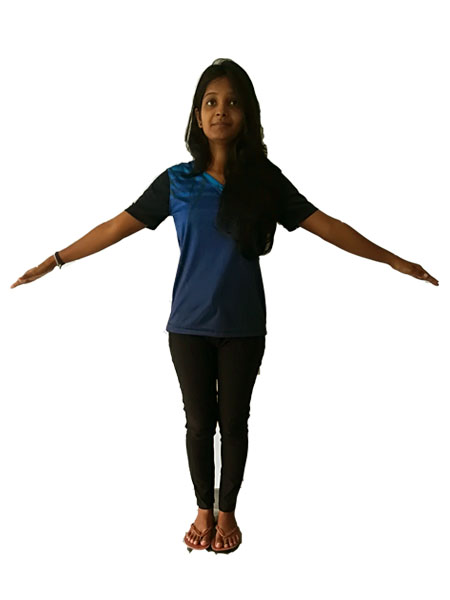
#> input picture Image procesing-calculate dimentional/old Sourse files/contour-extreme-points/sdf.jpg, 450 x 600 px
$ python ww.py   (older library calls are emulated)
#> lines starting #> are read from the running program, lines starting #| are printed output that depends on the picture; after the words box and inside, x2 and y2 are one past the last pixel; in counts of white or black regions, pixels touching at a corner belong together
# USAGE
# python extreme_points.py

# import the necessary packages
import imutils
import cv2

# load the image, convert it to grayscale, and blur it slightly
image = cv2.imread("sdf.jpg")
#> image is the input picture: shape (600, 450, 3); mean B, G, R 217.3, 218.3, 219.1
#image = cv2.IMREAD_GRAYSCALE("qq.jpg")

gray = cv2.cvtColor(image, cv2.COLOR_BGR2GRAY)
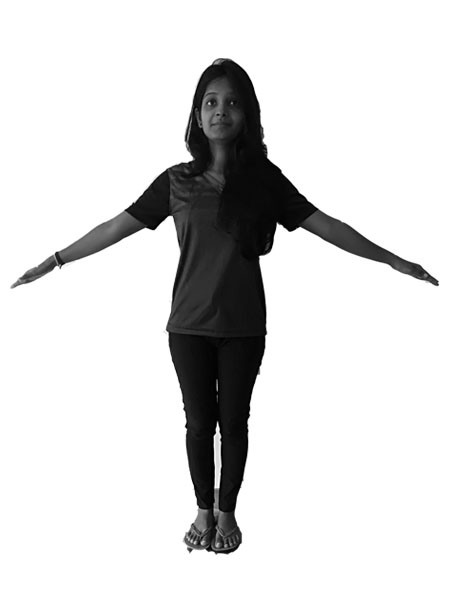
#> gray: shape (600, 450); min 0, max 255, mean 218.4
gray = cv2.GaussianBlur(gray, (5, 5), 0)

# threshold the image, then perform a series of erosions +
# dilations to remove any small regions of noise
thresh = cv2.threshold(gray, 45, 255, cv2.THRESH_BINARY)[1]
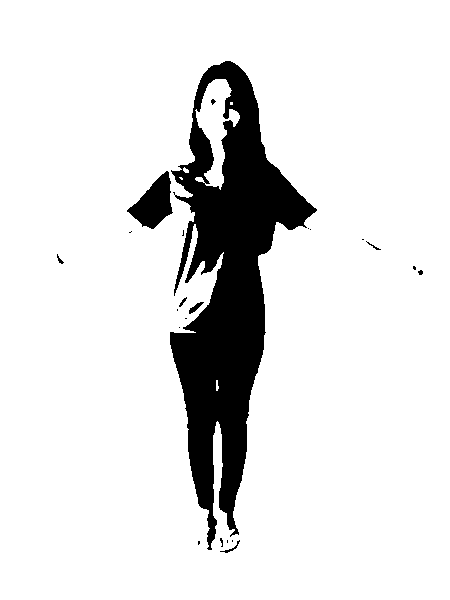
#> thresh: shape (600, 450); 88.6% white; 22 black regions (15 under 20 px), largest, box (x1, y1, x2, y2) and area: (170, 61, 317, 550) 29185, (127, 171, 173, 229) 1397, (189, 302, 204, 314) 69
thresh = cv2.erode(thresh, None, iterations=2)
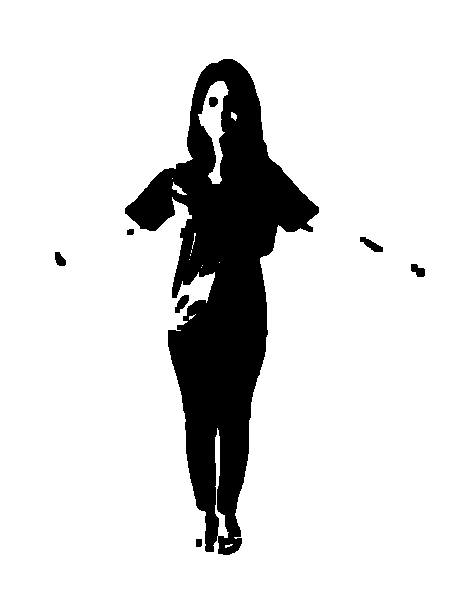
#> thresh: shape (600, 450); 86.1% white; 8 black regions, largest, box (x1, y1, x2, y2) and area: (125, 59, 319, 555) 36728, (360, 237, 383, 252) 162, (175, 295, 189, 313) 140
thresh = cv2.dilate(thresh, None, iterations=2)
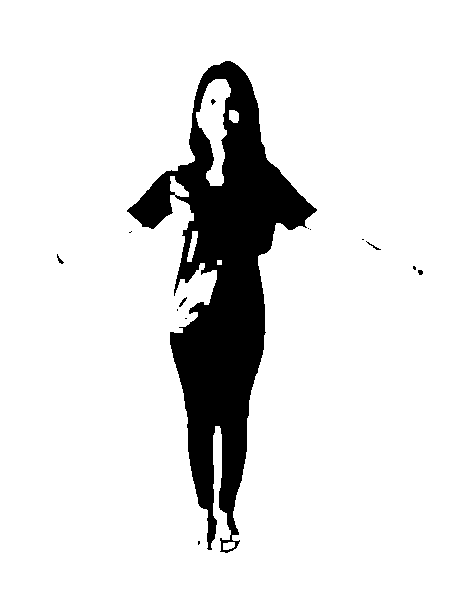
#> thresh: shape (600, 450); 88.3% white; 14 black regions (9 under 20 px)

# find contours in thresholded image, then grab the largest
# one
cnts = cv2.findContours(thresh.copy(), cv2.RETR_EXTERNAL,
	cv2.CHAIN_APPROX_SIMPLE)
#> cnts = 1 contour; box (x1, y1, x2, y2) and area: (0, 0, 450, 600) 268951
cnts = cnts[0] if imutils.is_cv2() else cnts[1]
#> cnts = [[[0, 0], [0, 599], [449, 599], [449, 0]]]
c = max(cnts, key=cv2.contourArea)
#> c = [[0, 0], [0, 599], [449, 599], [449, 0]]

# determine the most extreme points along the contour
extLeft = tuple(c[c[:, :, 0].argmin()][0])
#> extLeft = (0, 0)
extRight = tuple(c[c[:, :, 0].argmax()][0])
#> extRight = (449, 599)
extTop = tuple(c[c[:, :, 1].argmin()][0])
#> extTop = (0, 0)
extBot = tuple(c[c[:, :, 1].argmax()][0])
#> extBot = (0, 599)

# draw the outline of the object, then draw each of the
# extreme points, where the left-most is red, right-most
# is green, top-most is blue, and bottom-most is teal
cv2.drawContours(image, [c], -1, (0, 255, 255), 2)
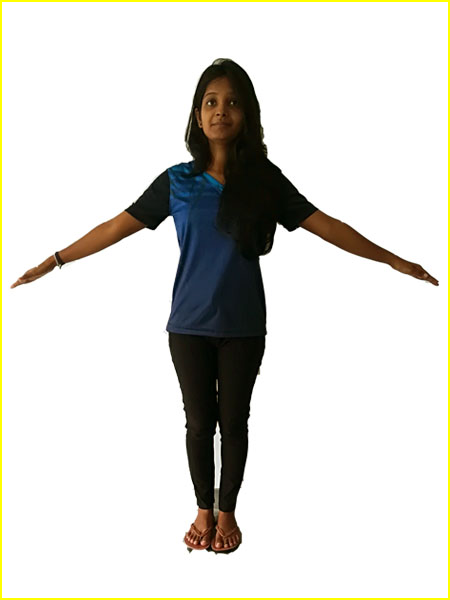
#> image: shape (600, 450, 3); 1.55% of pixels changed, all inside (x1, y1, x2, y2) = (0, 0, 450, 600)
#cv2.circle(image, extLeft, 6, (0, 0, 255), -1)
#cv2.circle(image, extRight, 6, (0, 255, 0), -1)
cv2.circle(image, extTop, 6, (255, 0, 0), -1)
#> image: shape (600, 450, 3); 0.01% of pixels changed, all inside (x1, y1, x2, y2) = (0, 0, 7, 7)
cv2.circle(image, extBot, 6, (255, 255, 0), -1)
#> image: shape (600, 450, 3); mean B, G, R 213.4, 218.3, 219

# show the output image
cv2.imshow("Image", image)

point1 = min(extTop)
#> point1 = 0
point2 = max(extBot)
#> point2 = 599

print(point1)
#| 0
print("and")
print(point2)
#| 599

h1 = point2 - point1
#> h1 = 599
h2 = h1/6
#> h2 = 99.83

print(c)
#| [[[  0   0]]
#|  [[  0 599]]
#|  [[449 599]]
#|  [[449   0]]]


cv2.waitKey(0)

$ run again, with Image procesing-calculate dimentional/old Sourse files/contour-extreme-points/679-03678363en_Masterfile.jpg copied over Image procesing-calculate dimentional/old Sourse files/contour-extreme-points/sdf.jpg
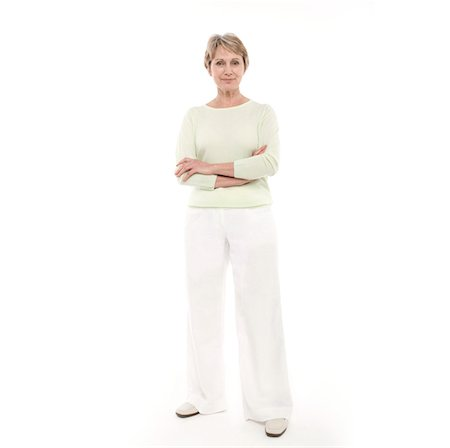
#> input picture Image procesing-calculate dimentional/old Sourse files/contour-extreme-points/679-03678363en_Masterfile.jpg, 450 x 448 px
#> image is the input picture: shape (448, 450, 3); mean B, G, R 248.9, 250.4, 251.7
#> `gray = cv2.GaussianBlur(gray, (5, 5), 0)`:
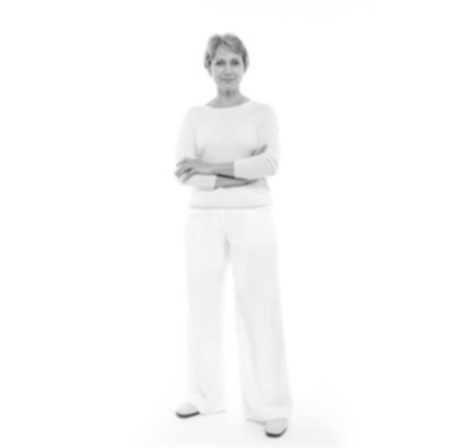
#> gray: shape (448, 450); min 77, max 255, mean 250.6
#> thresh: shape (448, 450); every value is 255
#> `cnts = cv2.findContours(thresh.copy(), cv2.RETR_EXTERNAL, cv2.CHAIN_AP..`: cnts = 1 contour; box (x1, y1, x2, y2) and area: (0, 0, 450, 448) 200703
#> `cnts = cnts[0] if imutils.is_cv2() else cnts[1]`: cnts = [[[0, 0], [0, 447], [449, 447], [449, 0]]]
#> c = [[0, 0], [0, 447], [449, 447], [449, 0]]
#> extLeft = (0, 0)
#> extRight = (449, 447)
#> extTop = (0, 0)
#> extBot = (0, 447)
#> `cv2.drawContours(image, [c], -1, (0, 255, 255), 2)`:
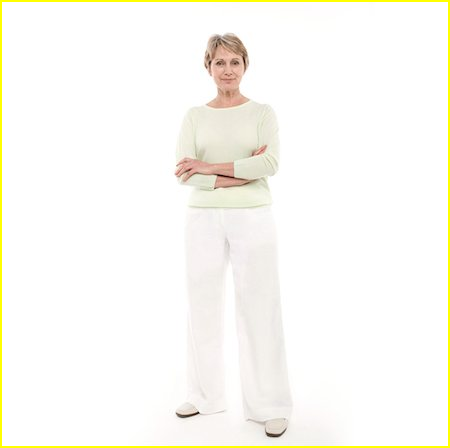
#> image: shape (448, 450, 3); 1.77% of pixels changed, all inside (x1, y1, x2, y2) = (0, 0, 450, 448)
#> point1 = 0
#> point2 = 447
#| 0
#| 447
#> h2 = 74.5
#| [[[  0   0]]
#|  [[  0 447]]
#|  [[449 447]]
#|  [[449   0]]]
